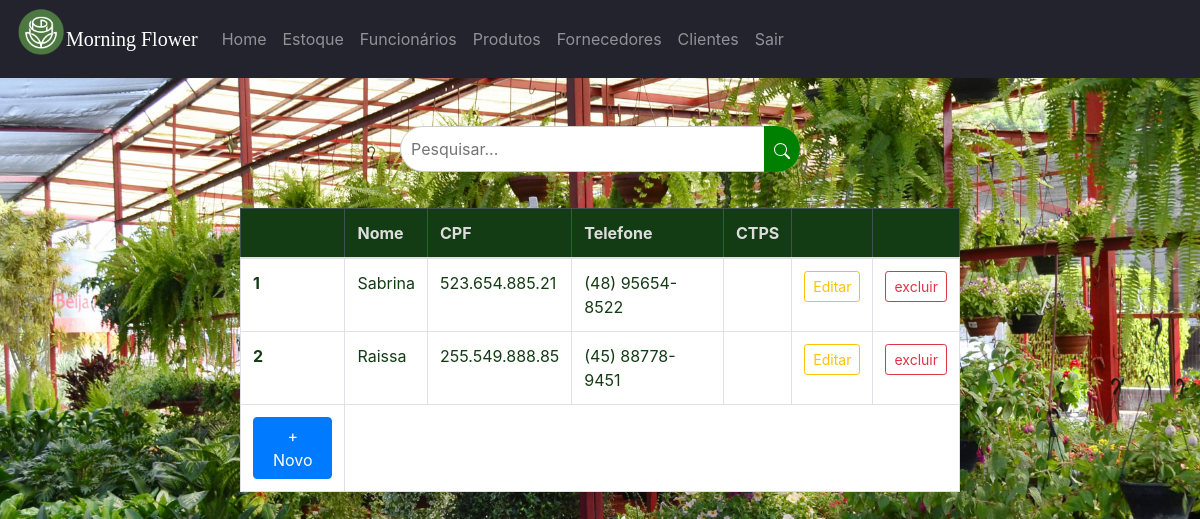
The page /painel/index.php?acao=funcionarios (signed in) on the database as committed earlier.
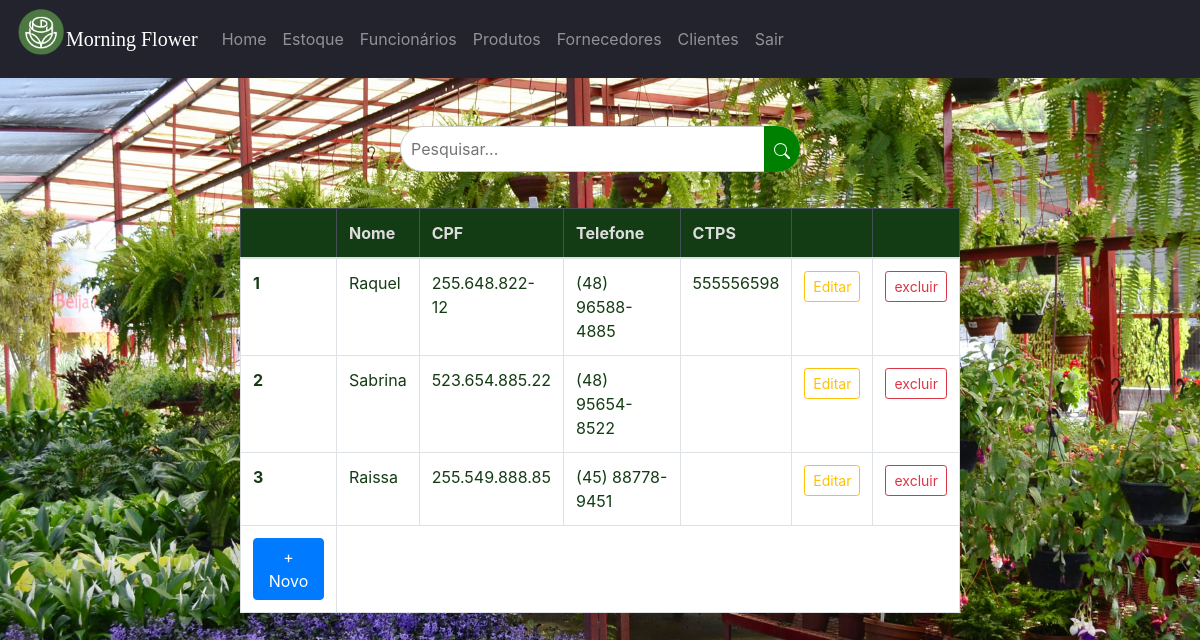
The same page on the database as committed later.
### tables this page shows
CREATE TABLE `funcionarios` (
  `nome` varchar(225) NOT NULL,
  `data_de_nascimento` date DEFAULT NULL,
  `rg` varchar(10) DEFAULT NULL,
  `cpf` varchar(14) NOT NULL,
  `ctps` varchar(20) DEFAULT NULL,
  `cidade` varchar(150) DEFAULT NULL,
  `endereco` varchar(100) DEFAULT NULL,
  `cep` varchar(9) DEFAULT NULL,
  `email` varchar(100) NOT NULL,
  `telefone` varchar(16) NOT NULL,
  `senha` varchar(200) NOT NULL,
  `grupo_de_acesso` varchar(1) NOT NULL,
  `id` int(11) NOT NULL
);

### consultaSQL.php (called while the page is built, shortened)
<?php
function conectar() {
$hostname = 'localhost';
$database = 'morning flower';
$username = 'root';
$password = '';
try {
    $conexao = new PDO("mysql:host=$hostname;dbname=$database", $username, $password);
    return $conexao;
} catch (PDOException $e) {
    die("Erro na conexão com o banco de dados: " . $e);
}
}
function select($tabela, $where = null) {
    $conexao = conectar();
    try {
        if (isset($where)) {
            $sql = "SELECT * FROM $tabela WHERE $where";
            $stmt = $conexao->prepare($sql);
        } else {
            $sql = "SELECT * FROM $tabela";
            $stmt = $conexao->prepare($sql);
        }
        $stmt->execute();
        $resultado = $stmt->fetchAll();
        return $resultado;
    } catch (PDOException $e) {
        echo "Erro: " . $e->getMessage();
    }
}
?>

### painel/funcionarios.php (the view, shortened to what this page needs)
<?php
$listaFuncionarios = select('funcionarios');
?>
<form method="POST" action="index.php?acao=funcionarios">
    <div class="search-container">
        <div class="search-wrapper">
            <input type="text" id="searchInput" name="pesquisar" placeholder="Pesquisar...">
            <button type="submit" id="searchButton" onclick="searchDate()">
            </button>
        </div>
    </div>
</form>
  <div class="tabela">
  <table class="table table-bordered  table-hover mt-3">
    <thead class="table-dark cordatabela">
      <tr>
        <th scope="col"></th>
        <th scope="col">Nome</th>
        <th scope="col">CPF</th>
        <th scope="col">Telefone</th>
        <th scope="col">CTPS</th>
        <th scope="col"></th>
        <th scope="col"></th>
      </tr>
    </thead>
    <tbody>
    <?php
      foreach ($listaFuncionarios as $indice => $linha){ ?>
<tr class="">
        <th scope="row"><?php echo $indice +1; ?></th>
        <td><?php echo $linha['nome']; ?></td>
        <td><?php echo $linha['cpf']; ?></td>
        <td><?php echo $linha['telefone']; ?></td>
        <td><?php echo $linha['ctps']; ?></td>
        <td>
        <div>
        <a href="index.php?acao=funcionarios&editar=<?php echo $linha['id']; ?>" class="btn btn-outline-warning btn-sm editar-funcionario" data-info='<?php echo json_encode($linha); ?>' data-toggle="modal" data-target="#editarFuncionarioModal" name="editar">Editar</a>
</div>
 <td><a href="index.php?acao=funcionarios&excluir" class="btn btn-outline-danger btn-sm excluir-funcionario" data-id="<?php echo $linha['id']; ?>" data-nome="<?php echo $linha['nome']; ?>" >excluir</a></td>
        </td>
      </tr>
      <?php };
      ?>
        <td scope="row">
        <button type="button" class="btn btn-primary" data-toggle="modal" data-target="#exampleModalCenter ">+ Novo </button>
        </td>
    </tbody>
  </table>
</div>
  </div>

### painel/index.php (shortened to what this page needs)
<?php
include_once ('../consultaSQL.php');
?>
<!DOCTYPE html>
<html lang="pt-br">
<head>
    <link rel="stylesheet" href="https://stackpath.bootstrapcdn.com/bootstrap/4.5.2/css/bootstrap.min.css">
    <link rel="stylesheet" href="../css/telainicial.css" />
    <link rel="stylesheet" href="https://cdnjs.cloudflare.com/ajax/libs/font-awesome/5.15.3/css/all.min.css">
    <link rel="stylesheet" href="../css/styles.css">
    <link rel="stylesheet" href="https://maxcdn.bootstrapcdn.com/bootstrap/4.5.2/css/bootstrap.min.css">
</head>
<body class="login">
    <header class="corpo">
        <nav class="navbar navbar-expand-lg navbar-dark bg-dark mb-5">
                    <div class="iconelogo" >
                        <img src="../img/logo.png.png" class="img-fluid">
                    </div>
            <a class="navbar-brand" href="index.php" style="font-family: lucida handwriting;">Morning Flower</a>
            <div class="collapse navbar-collapse" id="navbarNavAltMarkup">
                <div class="navbar-nav">
                    <a class="nav-item nav-link " href="index.php">Home <span class="sr-only">(Página atual)</span></a>
                    <a class="nav-item nav-link " href="index.php?acao=presentes">Estoque</a>
                    <a class="nav-item nav-link " href="index.php?acao=funcionarios">Funcionários</a>
                    <a class="nav-item nav-link " href="index.php?acao=produtos">Produtos</a>
                    <a class="nav-item nav-link  " href="index.php?acao=fornecedores">Fornecedores</a>
                    <a class="nav-item nav-link  " href="index.php?acao=clientes">Clientes</a>
                    <a class="nav-item nav-link" href="../logout.php">Sair</a>
                </div>
            </div>
        </nav>
</header>
<div>
    <?php
        if (isset($_GET['acao'])) {
            $acao = $_GET['acao'];
            if($acao == 'presentes') {
                include('presentes.php');
            } elseif ($acao == 'funcionarios') {
                include('funcionarios.php');
            }
            elseif($acao == 'produtos') {
                include('produtos.php');
            }
            elseif($acao == 'fornecedores'){
                include('fornecedores.php');
            }
             elseif($acao == 'clientes'){
                include('clientes.php');
             }
        } else {
            include('home.php');
        }
    ?>
</body>
</html>

### css/telainicial.css (style rules this page uses)
body, html { margin: 0; padding: 0; font-family: Arial, Helvetica, sans-serif; }
body.login { background-image: url("../img/imagemdefundo.jpg") ; background-repeat: no-repeat; background-size: cover; background-attachment: fixed; }
header.corpo { padding: 0px; box-shadow: 10 2px 4px rgba(0, 0, 0, 0.1); }
div.iconelogo img { max-width: 50px; height: auto; margin: 0 auto 15px; display: block; }
nav.navbar { background-color: #23232e !important; }
table.table-bordered { background-color: white !important; width: 60%; color: #143c14 !important; }
thead.cordatabela { background-color: #143c14 !important; color: #ddd; }
div.tabela { display: flex; justify-content: center; }

### css/styles.css (style rules this page uses)
.search-container { margin: 20px auto; max-width: 400px; position: relative; }
.search-wrapper { position: relative; }
#searchInput { width: 100%; padding: 10px 40px 10px 10px; font-size: 16px; border: 1px solid #ccc; border-radius: 25px; }
#searchButton { position: absolute; top: 0; right: 0; height: 100%; padding: 10px; font-size: 16px; background-color: green; color: #fff; border: none; border-radius: 0 25px 25px 0; cursor: pointer; }

Rows that differ between the two databases and show on the page:
added funcionarios: nome "Raquel", cpf "255.648.822-12", telefone "(48) 96588-4885", ctps "555556598"
changed funcionarios "Sabrina": cpf "523.654.885.21" → "523.654.885.22"
